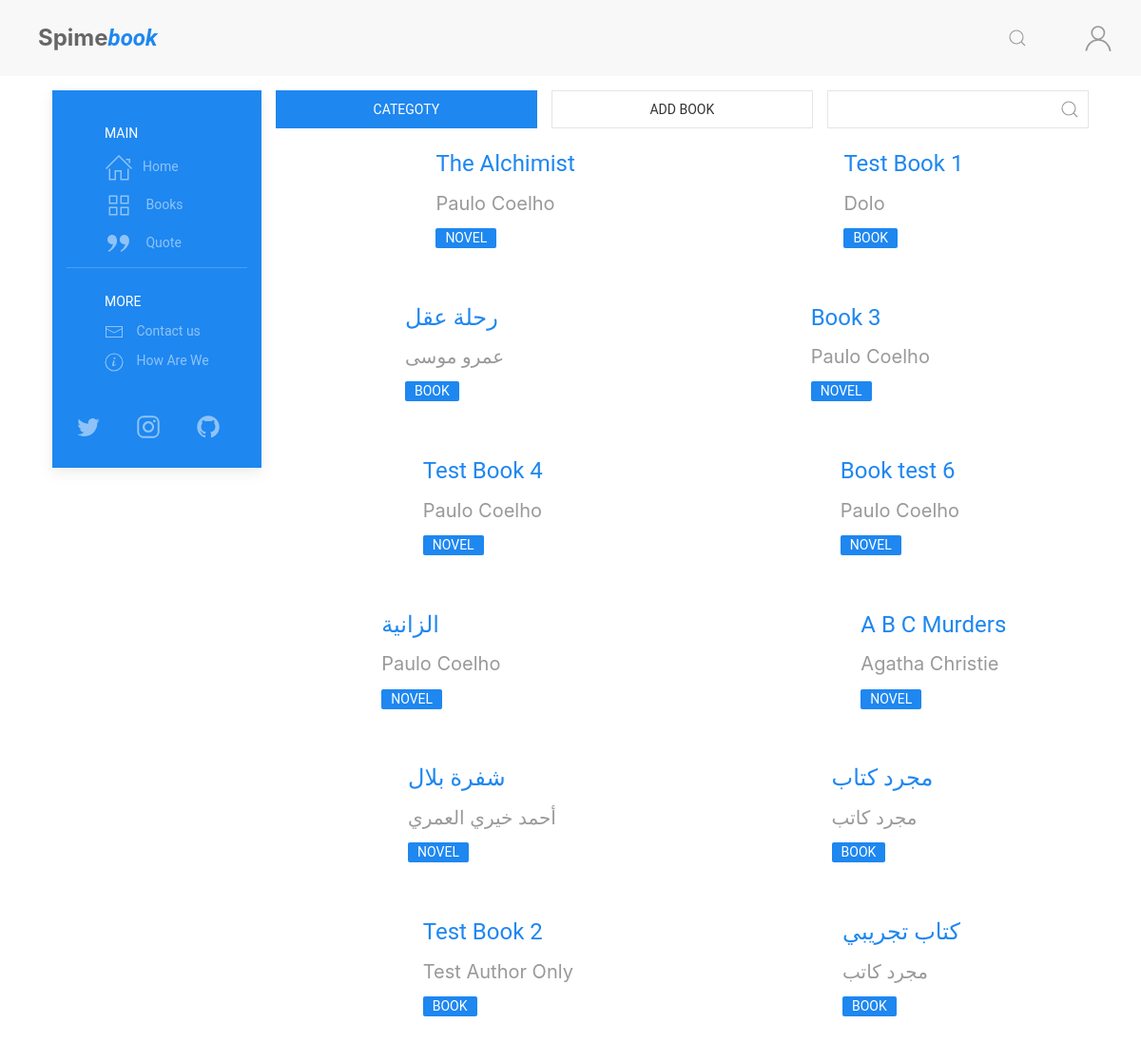
The page /books/ on the database its author committed.
### books/models.py (models this page shows, shortened)
class Book(models.Model):
    book_type = [
        ('Book', 'Book'),
        ('Novel', 'Novel')
    ]
    title = models.CharField(max_length=255)
    book_image = models.ImageField(
        upload_to='books/cover/', default='book.jpg')
    author = models.ForeignKey(Author, on_delete=models.CASCADE)
    publish_date = models.DateField(default=timezone.now)
    genres = models.ManyToManyField(Genres, related_name='genres')
    book_Bio = models.TextField(default='')
    book_or_Novel = models.CharField(
        max_length=5, choices=book_type, default='Book')

class Author(models.Model):
    author_Name = models.CharField(max_length=255)
    Author_Image = models.ImageField(
        upload_to='books/author/', default='author.jpg')
    born_date = models.DateField(default=timezone.now)
    short = models.CharField(max_length=255, null=True, default='')
    author_Bio = models.TextField(max_length=5000, null=True, default='')
    def __str__(self):
        return self.author_Name

### books/views.py (the view)
# urls.py: path('books/', views.books, name='books'),
def books(request):
    genres = Genres.objects.all()
    all_books = Book.objects.all()
    page = request.GET.get('page', 1)
    paginator = Paginator(all_books, 16)
    try:
        books = paginator.page(page)
    except PageNotAnInteger:
        books = paginator.page(1)
    except EmptyPage:
        books = paginator.page(paginator.num_pages)
    context = {'title': 'Browser books, Spimebook',
               'books': books, 'genres': genres}
    return render(request, 'books/index.html', context)

### books/models.py (called while the page is built)
    def __str__(self):
        return self.genre

### posts/templatetags/posts_extra.py (called while the page is built)
@register.inclusion_tag('posts/costumtags/infinite_scroll_js.html')
def infinite_scroll_js():
    context = {
    }
    return context

### books/templates/books/index.html (shortened to what this page needs)
{% extends "posts/base.html" %}
{% load static %}
{% load posts_extra %}
{% block content %}
<div class="uk-grid-small uk-width-1-1@s" uk-grid>
    <div class="uk-width-expand@s">
        <button class="uk-button uk-button-primary uk-width-expand"
            uk-toggle="target:#book-category; animation: uk-animation-fade">Categoty</button>
    </div>
    <div class="uk-width-expand@s">
        <a href="{% url 'add-book' %}" class="uk-width-1-expand uk-button uk-button-default">Add Book</a>
    </div>
    <div class="uk-width-expand@s">
        <form class="uk-search uk-search-default uk-width-expand">
            <a href="" class="uk-search-icon-flip" uk-search-icon></a>
            <input id="book-search" data-url="{% url 'search-book' %}" class="uk-search-input uk-width-expand"
                type="search" placeholder="">
        </form>
    </div>
</div>
<div class="books uk-grid-small uk-child-width-1-2@s uk-text-center article-feed" uk-grid>
    {% for book in books %}
    <div class="book article">
        <div class="uk-card-header">
            <div class="uk-grid-small uk-flex-middle" uk-grid>
                <div class="uk-width-auto">
                </div>
                <div class="uk-width-expand uk-text-left">
                    <h3 class="uk-margin-small"><a href="{% url 'book' book.id %}">{{book.title}}</a></h3>
                    <h4 class="uk-margin-small uk-text-meta"><a class="uk-h4"
                            href="{% url 'author' book.author.id book.author  %}">{{book.author}}</a></h4>
                    <a class="uk-label" href="#">{{book.book_or_Novel}}</a>
                </div>
            </div>
        </div>
    </div>
    {% endfor %}
</div>
{% endblock content %}

### posts/static/posts/css/my_style.css (style rules this page uses)
* { font-family: 'Roboto', sans-serif; box-sizing: border-box }
body { color: #666 }

### rows shown on the page
Book: title "The Alchimist", author "Paulo Coelho", book_or_Novel "NOVEL"
Book: title "Test Book 1", author "Dolo", book_or_Novel "BOOK"
Book: title "رحلة عقل", author "عمرو موسى", book_or_Novel "BOOK"
Book: title "Book 3", author "Paulo Coelho", book_or_Novel "NOVEL"
Book: title "Test Book 4", author "Paulo Coelho", book_or_Novel "NOVEL"
Book: title "Book test 6", author "Paulo Coelho", book_or_Novel "NOVEL"
Book: title "الزانية", author "Paulo Coelho", book_or_Novel "NOVEL"
Book: title "A B C Murders", author "Agatha Christie", book_or_Novel "NOVEL"
Book: title "شفرة بلال", author "أحمد خيري العمري", book_or_Novel "NOVEL"
Book: title "مجرد كتاب", author "مجرد كاتب", book_or_Novel "BOOK"
Book: title "Test Book 2", author "Test Author Only", book_or_Novel "BOOK"
Book: title "كتاب تجريبي", author "مجرد كاتب", book_or_Novel "BOOK"
